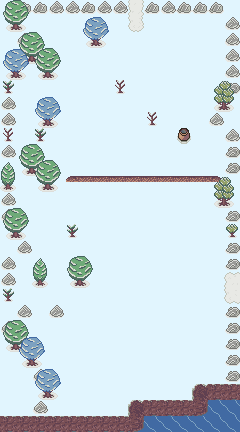

Below is a game level as drawn by its tile map, then a one-line description and the .tmx that defines it (tile-layer data replaced by summaries):
An orthogonal 15x27 tile map with 16x16 px tiles, 2 tile layers (Tile Layer 1, Tile Layer 2), 5 tilesets and 9 objects (3x Door, 2x Modifier).

<map version="1.9" tiledversion="1.9.0" orientation="orthogonal" renderorder="right-down" width="15" height="27" tilewidth="16" tileheight="16" infinite="0" backgroundcolor="#e1f5fe" nextlayerid="11" nextobjectid="64">
 <properties>
  <property name="map-name" value="Route 4" />
  <property name="music" value="route-2" />
 </properties>
 <tileset firstgid="1" source="../tilesets/outdoor-1.tsx" />
 <tileset firstgid="129" source="../tilesets/monsters.tsx" />
 <tileset firstgid="204" source="../tilesets/npc_common.tsx" />
 <tileset firstgid="256" source="../tilesets/outdoor-2.tsx" />
 <tileset firstgid="416" source="../tilesets/basic.tsx" />
 <layer id="1" name="Tile Layer 1" width="15" height="27">
  <data>[405 cells, 122 non-empty, 27 distinct tile ids]</data>
 </layer>
 <objectgroup id="9" name="npc" />
 <layer id="6" name="Tile Layer 2" width="15" height="27">
  <data>[405 cells, 33 non-empty, 9 distinct tile ids]</data>
 </layer>
 <objectgroup id="8" name="items">
  <object id="56" gid="310" x="16" y="192" width="16" height="16">
   <properties>
    <property name="action">(begin
    (define event-id "36.vase1")
    (define item-id "pomegranate-juice")
    (if (!get event-id)
        (begin
            (dialog '(("Hey, there are items in here!")))
            (give-item item-id)
            (set event-id #t))
        (dialog '(("This vase is empty.")))))</property>
   </properties>
  </object>
  <object id="57" gid="310" x="112" y="160" width="16" height="16">
   <properties>
    <property name="action">(begin
    (define item-id "36.vase2")
    (define money-diff 190)
    (if (! (has-item item-id))
        (begin
            (dialog '(("* {{hero}} found {{money-diff}} ¤ *")))
            (give-item item-id)
            (set-money-diff money-diff))
        (dialog '(("This vase is empty.")))))</property>
   </properties>
  </object>
  <object id="58" class="Modifier" gid="434" x="64" y="80" width="16" height="16">
   <properties>
    <property name="moneyDelta" type="int" value="15" />
   </properties>
  </object>
  <object id="59" class="Modifier" gid="434" x="192" y="64" width="16" height="16">
   <properties>
    <property name="moneyDelta" type="int" value="25" />
   </properties>
  </object>
  <object id="60" gid="428" x="48" y="304" width="16" height="16">
   <properties>
    <property name="healthPointsDelta" type="int" value="60" />
   </properties>
  </object>
  <object id="61" gid="427" x="32" y="32" width="16" height="16">
   <properties>
    <property name="healthPointsDelta" type="int" value="25" />
   </properties>
  </object>
 </objectgroup>
 <objectgroup id="10" name="spawn points">
  <object id="51" class="Door" x="128" y="0" width="16" height="16">
   <properties>
    <property name="mainDoor" type="bool" value="true" />
    <property name="roomId" value="32" />
   </properties>
  </object>
  <object id="54" class="Door" x="224" y="272" width="16" height="16">
   <properties>
    <property name="orientation" type="int" value="3" />
    <property name="roomId" value="35/1" />
   </properties>
  </object>
  <object id="55" class="Door" x="224" y="288" width="16" height="16">
   <properties>
    <property name="orientation" type="int" value="3" />
    <property name="roomId" value="35/2" />
   </properties>
  </object>
 </objectgroup>
</map>
